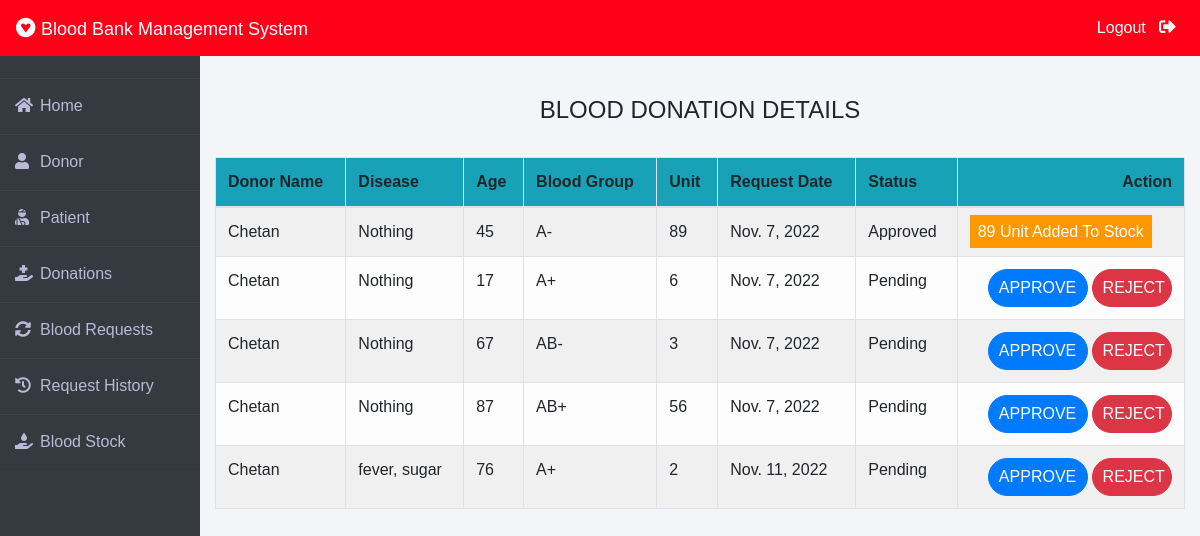
The app's page /admin-donation (signed in) with its own data.
### donor/models.py (models this page shows, shortened)
class BloodDonate(models.Model):
    donor=models.ForeignKey(Donor,on_delete=models.CASCADE)
    disease=models.CharField(max_length=100,default="Nothing")
    age=models.PositiveIntegerField()
    bloodgroup=models.CharField(max_length=10)
    unit=models.PositiveIntegerField(default=0)
    status=models.CharField(max_length=20,default="Pending")
    date=models.DateField(auto_now=True)

class Donor(models.Model):
    user=models.OneToOneField(User,on_delete=models.CASCADE)
    profile_pic= models.ImageField(upload_to='profile_pic/Donor/',null=True,blank=True)
    bloodgroup=models.CharField(max_length=10)
    address = models.CharField(max_length=40)
    mobile = models.CharField(max_length=20,null=False)
    def __str__(self):
        return self.user.first_name

### blood/views.py (the view)
# urls.py: path('admin-donation', views.admin_donation_view,name='admin-donation'),
@login_required(login_url='adminlogin')
def admin_donation_view(request):
    donations=dmodels.BloodDonate.objects.all()
    return render(request,'blood/admin_donation.html',{'donations':donations})

### templates/blood/admin_donation.html (shortened to what this page needs)
{% extends 'blood/adminbase.html' %}
{% block content %}
{% load widget_tweaks %}
{%load static%}
<head>
   </head>
<br><br>
<div class="container">
    <H4 class="text-center">BLOOD DONATION DETAILS</H4><br>
    <table class="table table-light table-hover table-bordered table-striped">
        <thead class="bg-info">
            <tr>
                <th scope="col">Donor Name</th>
                <th scope="col">Disease</th>
                <th scope="col">Age</th>
                <th scope="col">Blood Group</th>
                <th scope="col">Unit</th>
                <th scope="col">Request Date</th>
                <th scope="col">Status</th>
                <th class="text-right">Action</th>
            </tr>
        </thead>
        <tbody>
            {% for t in donations %}
            <tr>
                <td> {{t.donor}}</td>
                <td> {{t.disease}}</td>
                <td> {{t.age}}</td>
                <td>{{t.bloodgroup}}</td>
                <td>{{t.unit}}</td>
                <td>{{t.date}}</td>
                <td>{{t.status}}</td>
                {% if t.status == 'Pending' %}
                <td class="text-right">
                    <button class="btn btn-primary badge-pill" style="width: 100px;"><a  style="text-decoration: none;color: white;" href="{% url 'approve-donation' t.id  %}">APPROVE</a> </button>
                    <button class="btn btn-danger badge-pill" style="width: 80px;"><a  style="text-decoration: none;color: white;" href="{% url 'reject-donation' t.id  %}">REJECT</a> </button>
                </td>
                {% elif  t.status == 'Approved' %}
                <td><span class="label warning">{{t.unit}} Unit Added To Stock</span></td>
                {% else %}
                <td><span class="label danger">0 Unit Added To Stock</span></td>
                {% endif %}
            </tr>
            {% endfor %}
        </tbody>
    </table>
</div>
{% endblock content %}

### templates/blood/adminbase.html (style rules this page uses)
* { margin: 0; padding: 0; box-sizing: border-box; list-style: none; text-decoration: none; font-family: 'Josefin Sans', sans-serif; }
body { background-color: #f3f5f9; }

### templates/blood/admin_donation.html (style rules this page uses)
.label { color: white; padding: 8px; }
.warning { background-color: #ff9800; }

### records on screen
BloodDonate: donor "Chetan", disease "Nothing", age "45", bloodgroup "A-", unit "89", date "Nov. 7, 2022", status "Approved"
BloodDonate: donor "Chetan", disease "Nothing", age "17", bloodgroup "A+", unit "6", date "Nov. 7, 2022", status "Pending", shows "APPROVE"
BloodDonate: donor "Chetan", disease "Nothing", age "67", bloodgroup "AB-", unit "3", date "Nov. 7, 2022", status "Pending", shows "APPROVE"
BloodDonate: donor "Chetan", disease "Nothing", age "87", bloodgroup "AB+", unit "56", date "Nov. 7, 2022", status "Pending", shows "APPROVE"
BloodDonate: donor "Chetan", disease "fever, sugar", age "76", bloodgroup "A+", unit "2", date "Nov. 11, 2022", status "Pending", shows "APPROVE"
